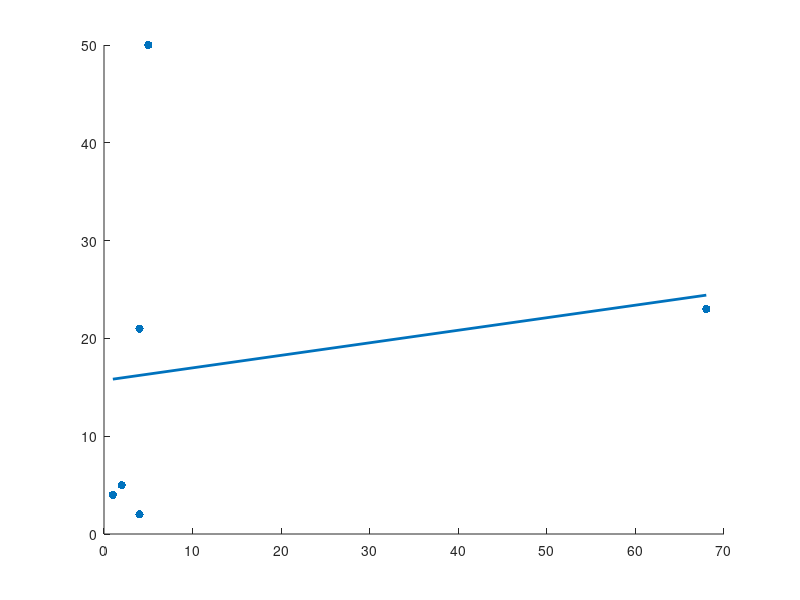

Source code (MATLAB):
x = [2 1 4 68  4 5]
y = [5 4 2 23 21 50]
p = polyfit(x, y, 1);
px = [min(x) max(x)];
py = polyval(p, px);
scatter(x, y, 'filled')
hold on
plot(px, py, 'LineWidth', 2);